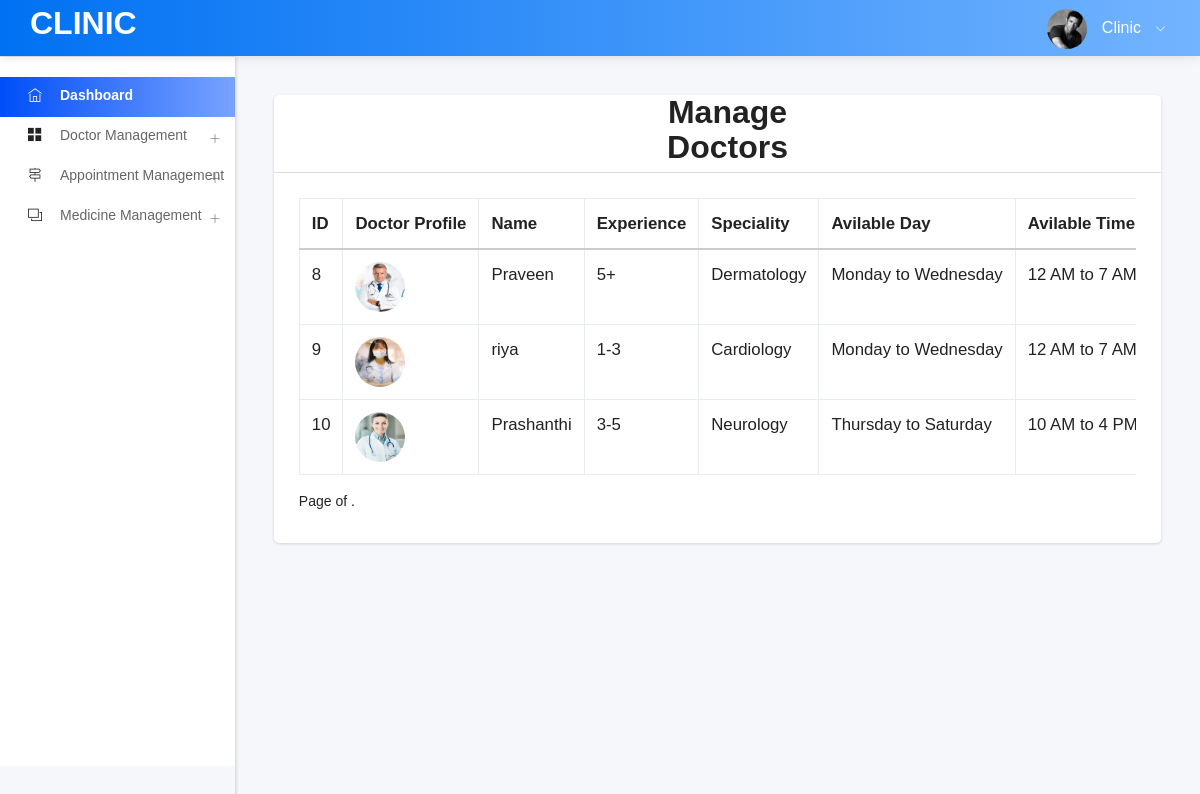
Screenshot of /clinic-managedoctor with the database file from the repository.
### userapp/models.py (models this page shows)
class Doctors(models.Model):
    doctor_id = models.AutoField(primary_key=True)
    full_name = models.CharField(max_length=100)
    experience = models.CharField(max_length=10)
    speciality = models.CharField(max_length=50)
    day_available = models.CharField(max_length=50)
    timings_available = models.CharField(max_length=50)
    doctor_status=models.CharField(help_text='doctor_status',max_length=50,null=True,default='pending')
    consultation_fee = models.DecimalField(max_digits=10, decimal_places=2)
    doctor_image = models.ImageField(upload_to='doctor/images')
    date = models.DateField(auto_now_add=True)
    class Meta:
        db_table = 'doctors_details'

### userapp/views.py (the view)
# urls.py: path('clinic-managedoctor',user_views.clinic_managedoctor,name='clinic_managedoctor'),
def clinic_managedoctor(request):
    doctors = Doctors.objects.all()
    return render(request,'user/clinic-managedoctor.html', {'doctors': doctors})

### assets/templates/user/clinic-managedoctor.html (shortened to what this page needs)
{% load static %}
<!DOCTYPE html>
<html lang="en">
<head>
    <link rel="stylesheet" type="text/css" href="{% static 'user/css/bootstrap/css/bootstrap.min.css' %}">
    <link rel="stylesheet" type="text/css" href="{% static 'user/icon/themify-icons/themify-icons.css' %}">
    <link rel="stylesheet" type="text/css" href="{% static 'user/icon/font-awesome/css/font-awesome.min.css' %}">
    <link rel="stylesheet" type="text/css" href="{% static 'user/icon/icofont/css/icofont.css' %}">
    <link rel="stylesheet" type="text/css" href="{% static 'user/css/style.css' %}">
    <link rel="stylesheet" type="text/css" href="{% static 'user/css/jquery.mCustomScrollbar.css' %}">
</head>
<body>
    <div id="pcoded" class="pcoded">
        <div class="pcoded-container navbar-wrapper">
    <nav class="navbar header-navbar pcoded-header">
        <div class="navbar-wrapper">
            <div class="navbar-logo">
                <a href="admindashboard.html">
                    <h2 style="margin-left: 20px;">
                        Clinic
                    </h2>
                </a>
            </div>
            <div class="navbar-container container-fluid">
                <ul class="nav-right">
                    <li class="user-profile header-notification">
                        <a href="#!">
                            <img src="assets/images/avatar-4.jpg" class="img-radius" alt="User-Profile-Image">
                            <span>Clinic</span>
                            <i class="ti-angle-down"></i>
                        </a>
                    </li>
                </ul>
            </div>
        </div>
    </nav>
    <div class="pcoded-main-container">
        <div class="pcoded-wrapper">
        <nav class="pcoded-navbar">
            <div class="pcoded-inner-navbar main-menu">
                <div class="pcoded-navigatio-lavel" data-i18n="nav.category.navigation"></div>
                <ul class="pcoded-item pcoded-left-item">
                    <li class="active">
                        <a href="{% url 'clinic_dashboard' %}">
                            <span class="pcoded-micon"><i class="ti-home"></i><b>D</b></span>
                            <span class="pcoded-mtext" data-i18n="nav.dash.main">Dashboard</span>
                        </a>
                    </li>
                    <li class="pcoded-hasmenu">
                        <a href="javascript:void(0)">
                            <span class="pcoded-micon"><i class="ti-layout-grid2-alt"></i></span>
                            <span class="pcoded-mtext" data-i18n="nav.basic-components.main">Doctor
                                Management</span>
                        </a>
                    </li>
                    <li class="pcoded-hasmenu">
                        <a href="javascript:void(0)">
                            <span class="pcoded-micon"><i class="ti-direction-alt"></i></span>
                            <span class="pcoded-mtext" data-i18n="nav.basic-components.main">Appointment
                                Management</span>
                        </a>
                    </li>
                    <li class="pcoded-hasmenu">
                        <a href="javascript:void(0)">
                            <span class="pcoded-micon"><i class="ti-layers"></i></span>
                            <span class="pcoded-mtext" data-i18n="nav.basic-components.main">Medicine
                                Management</span>
                        </a>
                    </li>
                </ul>
            </div>
        </nav>
        <div class="pcoded-content">
            <div class="pcoded-inner-content">
                <div class="main-body">
                    <div class="page-wrapper">
                        <div class="page-body">
                            <div class="row">
                                <div class="col-sm-12">
                                    <div class="card tabs-card">
                                        <div class="card-block p-0">
                                            <ul class="nav nav-tabs md-tabs justify-content-center"
                                                role="tablist">
                                                <li class="nav-item">
                                                    <a href="admindashboard.html">
                                                        <h2 style="margin-left: 20px;">
                                                            Manage Doctors
                                                        </h2>
                                                    </a>
                                                </li>
                                            </ul>
                                            <div class="tab-content card-block">
                                                <div class="tab-pane active" id="home3" role="tabpanel">
                                                    <div class="table-responsive">
                                                        <table class="table table-bordered">
                                                            <thead>
                                                                <tr>
                                                                    <th class="text-middle"
                                                                        style="font-size: larger;">ID</th>
                                                                    <th class="text-middle"
                                                                        style="font-size: larger;">Doctor
                                                                        Profile</th>
                                                                    <th class="text-middle"
                                                                        style="font-size: larger;">Name</th>
                                                                    <th class="text-middle"
                                                                        style="font-size: larger;">
                                                                        Experience</th>
                                                                    <th class="text-middle"
                                                                        style="font-size: larger;">
                                                                        Speciality</th>
                                                                    <th class="text-middle"
                                                                        style="font-size: larger;">Avilable
                                                                        Day</th>
                                                                    <th class="text-middle"
                                                                        style="font-size: larger;">Avilable
                                                                        Time</th>
                                                                </tr>
                                                            </thead>
                                                            <tbody>
                                                                {% for doctor in doctors %}
                                                                <tr>
                                                                    <td class="text-middle"
                                                                        style="font-size: larger;">{{ doctor.doctor_id }}</td>
                                                                    <td class="text-middle"
                                                                        style="font-size: larger;"><img
                                                                            width="50" height="50"
                                                                            class="rounded-circle"
                                                                            src="media/{{doctor.doctor_image}}"
                                                                            alt="" /></td>
                                                                    <td class="text-middle"
                                                                        style="font-size: larger;">{{doctor.full_name }}</td>
                                                                    <td class="text-middle"
                                                                        style="font-size: larger;">{{doctor.experience }}</td>
                                                                    <td class="text-middle"
                                                                        style="font-size: larger;">{{doctor.speciality }}</td>
                                                                    <td class="text-middle"
                                                                        style="font-size: larger;">{{doctor.day_available}}</td>
                                                                    <td class="text-middle"
                                                                        style="font-size: larger;">{{doctor.timings_available}}</td>
                                                                </tr>
                                                                {% endfor %}
                                                            </tbody>
                                                        </table>
                                                        <nav aria-label="Page navigation example ">
                                                            Page {{ user.number }} of {{ user.paginator.num_pages }}.
                                                          </nav>
                                                    </div>
                                                </div>
                                            </div>
                                        </div>
                                    </div>
                                </div>
                            </div>
                        </div>
                    </div>
                </div>
            </div>
        </div>
</body>
</html>

### rows the page displays
Doctors: doctor_id "8", doctor_image (picture), full_name "Praveen", experience "5+", speciality "Dermatology", day_available "Monday to Wednesday", timings_available "12 AM to 7 AM"
Doctors: doctor_id "9", doctor_image (picture), full_name "riya", experience "1-3", speciality "Cardiology", day_available "Monday to Wednesday", timings_available "12 AM to 7 AM"
Doctors: doctor_id "10", doctor_image (picture), full_name "Prashanthi", experience "3-5", speciality "Neurology", day_available "Thursday to Saturday", timings_available "10 AM to 4…"
